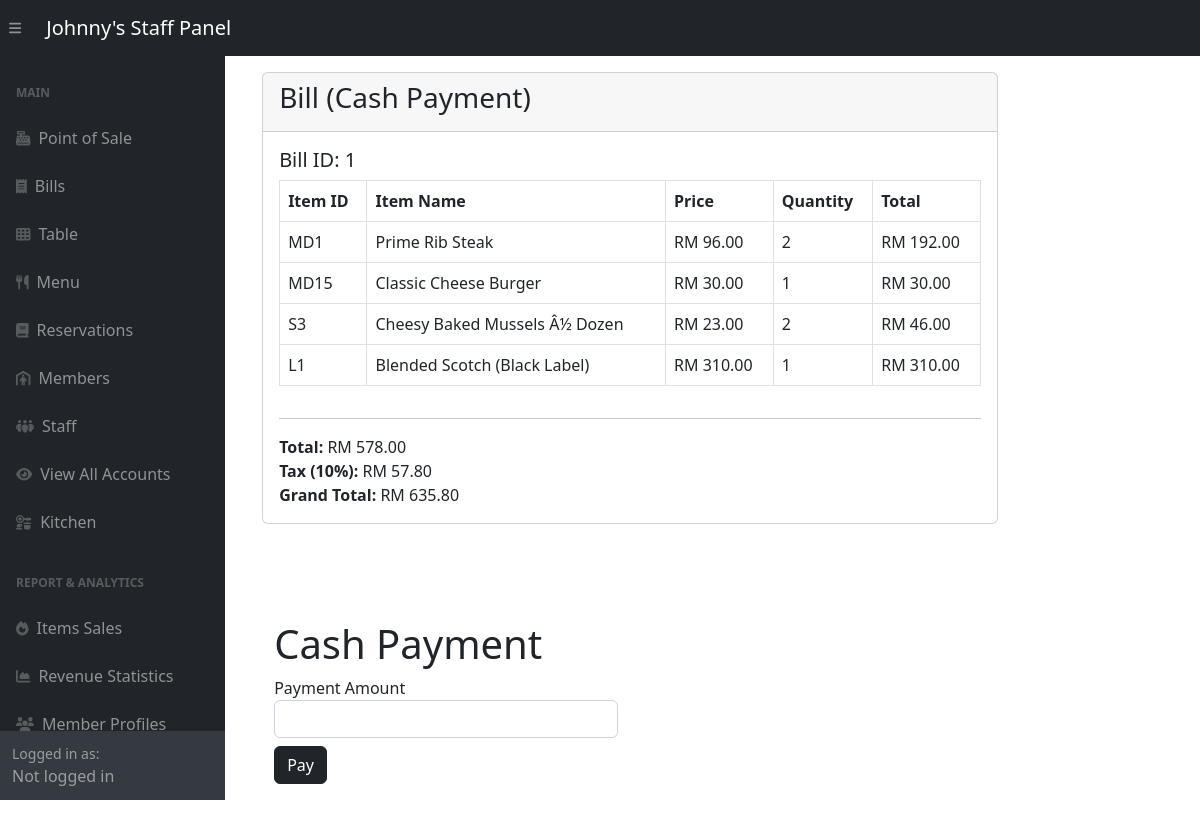
/adminSide/posBackend/posCashPayment.php?bill_id=1, run on the app's committed database.
### tables this page shows
CREATE TABLE `bill_items` (
  `bill_item_id` int(11) NOT NULL,
  `bill_id` int(11) DEFAULT NULL,
  `item_id` varchar(6) DEFAULT NULL,
  `quantity` int(11) DEFAULT NULL
);

CREATE TABLE `menu` (
  `item_id` varchar(6) NOT NULL,
  `item_name` varchar(255) DEFAULT NULL,
  `item_type` varchar(255) DEFAULT NULL,
  `item_category` varchar(255) DEFAULT NULL,
  `item_price` decimal(10,2) DEFAULT NULL,
  `item_description` varchar(255) DEFAULT NULL
);

### adminSide/posBackend/posCashPayment.php (the view, shortened to what this page needs)
<?php
require_once '../config.php';
include '../inc/dashHeader.php';
$bill_id = $_GET['bill_id'];
?>
<div class="container mt-5">
    <div class="row justify-content-center">
        <div class="col-md-8">
            <div class="card mt-4">
                <div class="card-header">
                    <h3 class="card-title">Bill (Cash Payment)</h3>
                </div>
                <div class="card-body">
                    <h5>Bill ID: <?php echo $bill_id; ?></h5>
                    <div class="table-responsive">
                        <table class="table table-bordered">
                            <thead>
                                <tr>
                                    <th>Item ID</th>
                                    <th>Item Name</th>
                                    <th>Price</th>
                                    <th>Quantity</th>
                                    <th>Total</th>
                                </tr>
                            </thead>
                            <tbody>
            <?php
            $cart_query = "SELECT bi.*, m.item_name, m.item_price FROM bill_items bi
                           JOIN Menu m ON bi.item_id = m.item_id
                           WHERE bi.bill_id = '$bill_id'";
            $cart_result = mysqli_query($link, $cart_query);
            $cart_total = 0;
            $tax = 0.1;
            if ($cart_result && mysqli_num_rows($cart_result) > 0) {
                while ($cart_row = mysqli_fetch_assoc($cart_result)) {
                    $item_id = $cart_row['item_id'];
                    $item_name = $cart_row['item_name'];
                    $item_price = $cart_row['item_price'];
                    $quantity = $cart_row['quantity'];
                    $total = $item_price * $quantity;
                    $cart_total += $total;
                    echo '<tr>';
                    echo '<td>' . $item_id . '</td>';
                    echo '<td>' . $item_name . '</td>';
                    echo '<td>RM ' . $item_price . '</td>';
                    echo '<td>' . $quantity . '</td>';
                    echo '<td>RM ' . number_format($total,2) . '</td>';
                    echo '</tr>';
                }
            } else {
                echo '<tr><td colspan="6">No Items in Cart.</td></tr>';
            }
            ?>
        </tbody>
                        </table>
                    </div>
                    <hr>
                    <div class="text-right">
                        <?php
                        echo "<strong>Total:</strong> RM " . number_format($cart_total, 2) . "<br>";
                        echo "<strong>Tax (10%):</strong> RM " . number_format($cart_total * $tax, 2) . "<br>";
                        $GRANDTOTAL = $tax * $cart_total + $cart_total;
                        echo "<strong>Grand Total:</strong> RM " . number_format($GRANDTOTAL, 2);
                        ?>
                    </div>
                </div>
            </div>
<div id="cash-payment" class="container-fluid mt-5 pt-5 pl-5 pr-5 mb-5">
    <div class="row">
        <div class="col-md-6">
            <h1>Cash Payment</h1>
            <form action="" method="get">
                <div class="form-group">
                    <label for="payment_amount">Payment Amount</label>
                    <input type="number" min="0" step="0.01" id="payment_amount" name="payment_amount" class="form-control" required>
                </div>
                <button type="submit" id="cardSubmit" class="btn btn-dark mt-2">Pay</button>
            </form>
        </div>
        <div class="col-md-6">
    </div>
    </div>
</div>
<?php include '../inc/dashFooter.php'; ?>

### data on the page
bill_items: item "MD1", item.item_name "Prime Rib Steak", item.item_price "96.00", quantity "2", total "192.00"
bill_items: item "MD15", item.item_name "Classic Cheese Burger", item.item_price "30.00", quantity "1"
bill_items: item "S3", item.item_name "Cheesy Baked Mussels Â½ Dozen", item.item_price "23.00", quantity "2", total "46.00"
bill_items: item "L1", item.item_name "Blended Scotch (Black Label)", item.item_price "310.00", quantity "1"

### other printed values
$bill_id "1"
$cart_total "578.00"
$cart_total * $tax "57.80"
$GRANDTOTAL "635.80"
